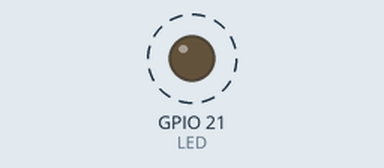
Recording of a sketch running on a simulated ESP32. Shown: output pins drawn as LEDs (lit = HIGH). Dashed ring = blinking.

Above: at 0.5 s.
Timing chart, 0 to 4.6 s (numbered marks = the images above):
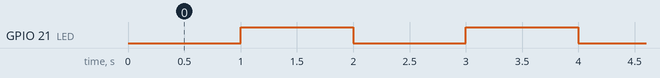

The sketch:

songControlPWM.ino
```cpp
#define LED 21
hw_timer_t *My_timer = NULL;

// This is the Timer ISR. It is automatically called
// on a timer alarm event.
void IRAM_ATTR onTimer(){
  digitalWrite(LED, !digitalRead(LED));
}

void setup() {
  pinMode(LED, OUTPUT);
  My_timer = timerBegin(0, 80, true);  // use tiemr 0 and set prescale to 80 so 1 tick is 1 uSec
  timerAttachInterrupt(My_timer, &onTimer, true); // point to the ISR
  timerAlarmWrite(My_timer, 1000000, true);  // set alarm every 1 sec
  timerAlarmEnable(My_timer);  // enable the alarm
}

void loop() {
  timerAlarmWrite(My_timer, 379, true);//E
  delay(500);
  timerAlarmWrite(My_timer, 1000000, true);
  delay(50);
  timerAlarmWrite(My_timer, 379, true); //E
  delay(500);
  timerAlarmWrite(My_timer, 1000000, true);
  delay(50);
  timerAlarmWrite(My_timer, 379, true); //E
  delay(1000);
  timerAlarmWrite(My_timer, 1000000, true);
  delay(50);
  timerAlarmWrite(My_timer, 379, true); //E
  delay(500);
  timerAlarmWrite(My_timer, 1000000, true);
  delay(50);
  timerAlarmWrite(My_timer, 379, true); //E
  delay(500);
  timerAlarmWrite(My_timer, 1000000, true);
  delay(50);
  timerAlarmWrite(My_timer, 379, true); //E
  delay(1000);
  timerAlarmWrite(My_timer, 1000000, true);
  delay(50);
  timerAlarmWrite(My_timer, 379, true); //E
  delay(500);
  timerAlarmWrite(My_timer, 318, true); //G
  delay(500);
  timerAlarmWrite(My_timer, 477, true); //C
  delay(500);
  timerAlarmWrite(My_timer, 425, true); //D
  delay(500);
  timerAlarmWrite(My_timer, 379, true); //E
  delay(1500);
  timerAlarmWrite(My_timer, 357, true); //F
  delay(500);
  timerAlarmWrite(My_timer, 1000000, true);
  delay(50);
  timerAlarmWrite(My_timer, 357, true); //F
  delay(500);
  timerAlarmWrite(My_timer, 1000000, true);
  delay(50);
  timerAlarmWrite(My_timer, 357, true); //F
  delay(500);
  timerAlarmWrite(My_timer, 1000000, true);
  delay(50);
  timerAlarmWrite(My_timer, 357, true); //F
  delay(500);
  timerAlarmWrite(My_timer, 1000000, true);
  delay(50);
  timerAlarmWrite(My_timer, 357, true); //F
  delay(500);
  timerAlarmWrite(My_timer, 379, true); //E
  delay(500);
  timerAlarmWrite(My_timer, 1000000, true);
  delay(50);
  timerAlarmWrite(My_timer, 379, true); //E
  delay(500);
  timerAlarmWrite(My_timer, 1000000, true);
  delay(50);
  timerAlarmWrite(My_timer, 379, true); //E
  delay(250);
  timerAlarmWrite(My_timer, 1000000, true);
  delay(50);
  timerAlarmWrite(My_timer, 379, true); //E
  delay(500);
  timerAlarmWrite(My_timer, 318, true); //G
  delay(500);
  timerAlarmWrite(My_timer, 1000000, true);
  delay(50);
  timerAlarmWrite(My_timer, 318, true); //G
  delay(500);
  timerAlarmWrite(My_timer, 357, true); //F
  delay(500);
  timerAlarmWrite(My_timer, 425, true); //D
  delay(500);
  timerAlarmWrite(My_timer, 477, true); //C
  delay(1500);

}
```

Measured:
- by itself, GPIO 21 (LED): alternates HIGH for 1.0 s and LOW for 1.0 s
